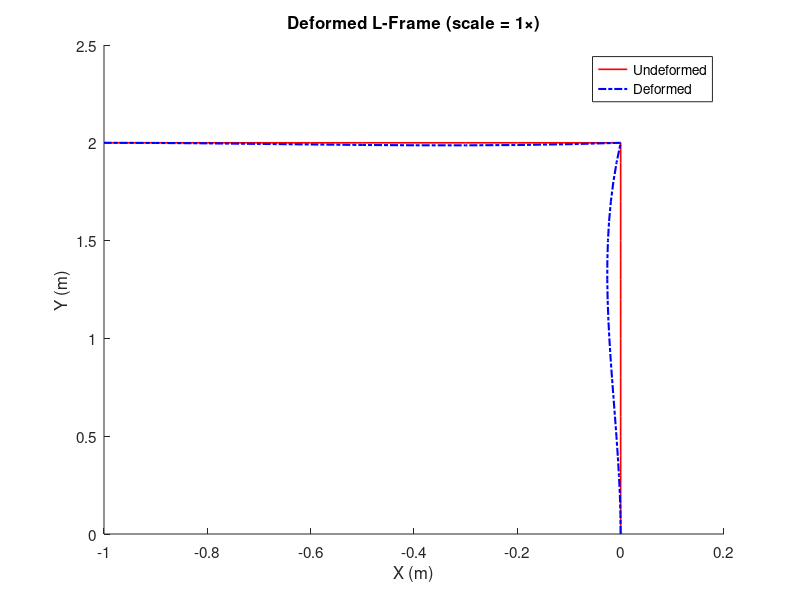

The MATLAB script that drew this image:
clear;close all;clc;
b=[0.02,0.010];
E=[205e9,70e9];
Mz=500;
fx=2000;
fy=3000;
%Fe=[0,0,0,0,P,0]';

Lv=2.0;
Lh=1.0;
L=Lv+Lh;
Neh=10;
Nev=20;
Nnodes=Nev+Neh+1;
tdof=3*(Neh+Nev+1);
F=zeros(tdof,1);
KG=zeros(tdof);
%R=[cos(thita),-sin(thita),0;sin(thita),cos(thita),0;0,0,1];
Tr = @(c, s) ...
    [ c, s, 0, 0, 0, 0;
     -s, c, 0, 0, 0, 0;
      0, 0, 1, 0, 0, 0;
      0, 0, 0, c, s, 0;
      0, 0, 0, -s, c, 0;
      0, 0, 0, 0, 0, 1 ];

% T=blkdiag(R,R);
% K = T' * Ke * T;

types=[1,2];% 1 for vertical & 2 for horizontal
thita=[pi/2,0];
for t=types
    A=b(t)^2;
    I=(b(t)^4)/12;
    c = cos(thita(t));
    s = sin(thita(t));
    T = Tr(c, s);
    st=1;
    Le=Lv/Nev;
    N=Nev;
    if t==2
        st=Nev+1;
        N=Neh+Nev;
        Le=Lh/Neh;
    end
    keA = (E(t)*A/Le)*[1 -1; -1 1];
    keB = (E(t)*I/Le^3)*[ 12 6*Le -12 6*Le;
                        6*Le 4*Le^2 -6*Le 2*Le^2;
                       -12 -6*Le 12 -6*Le;
                        6*Le 2*Le^2 -6*Le 4*Le^2];
    Ke = zeros(6);
    Ke([1 4],[1 4]) = keA;
    Ke([2 3 5 6],[2 3 5 6]) = keB;
    for e = st:N
            edof = 3*e-2:3*e+3;
            KG(edof, edof) = KG(edof, edof) + T' * Ke * T;
            if e==Nev+1
                 % F(edof(1))=fx;
                 %  F(edof(2))=fy;
                 F(edof(3))=-Mz;
            end
            % MgC(edof, edof) = MgC(edof, edof) + Mce;
            % MgL(edof, edof) = MgL(edof, edof) + Mle;
    end
end
% boundary conditions

fixed = [1:3,edof(4:6)]; 
free = setdiff(1:tdof,fixed);
U = zeros(tdof,1);
U(free) = KG(free,free)\F(free);
% fprintf('Global Stiffness matrix');
% disp(KG);

% Ua=[0;0;0;U;0;0;0];
% disp(Ua);
X = zeros(Nnodes,1); Y = zeros(Nnodes,1);
for i=1:(Nev+1)
    X(i)=0; Y(i)=(i-1)*(Lv/Nev);
end
for i=1:Neh
    idx=Nev+1+i;
    X(idx)=-i*(Lh/Neh); Y(idx)=Lv;
end

U3 = reshape(U,3,[])';
u=U3(:,1); v=U3(:,2);

scale = 1;
Xd = X + scale*u;
Yd = Y + scale*v;
%plots
hold on; %axis equal; grid on; box on;
set(gca,'FontSize',11);
plot(X, Y, 'r-','LineWidth',1.2,'MarkerFaceColor','k','DisplayName','Undeformed');
plot(Xd, Yd, 'b-.','LineWidth',1.5,'MarkerFaceColor','r','DisplayName','Deformed');
legend('Location','best');
xlabel('X (m)'); ylabel('Y (m)');
title(sprintf('Deformed L-Frame (scale = %d×)',scale));
